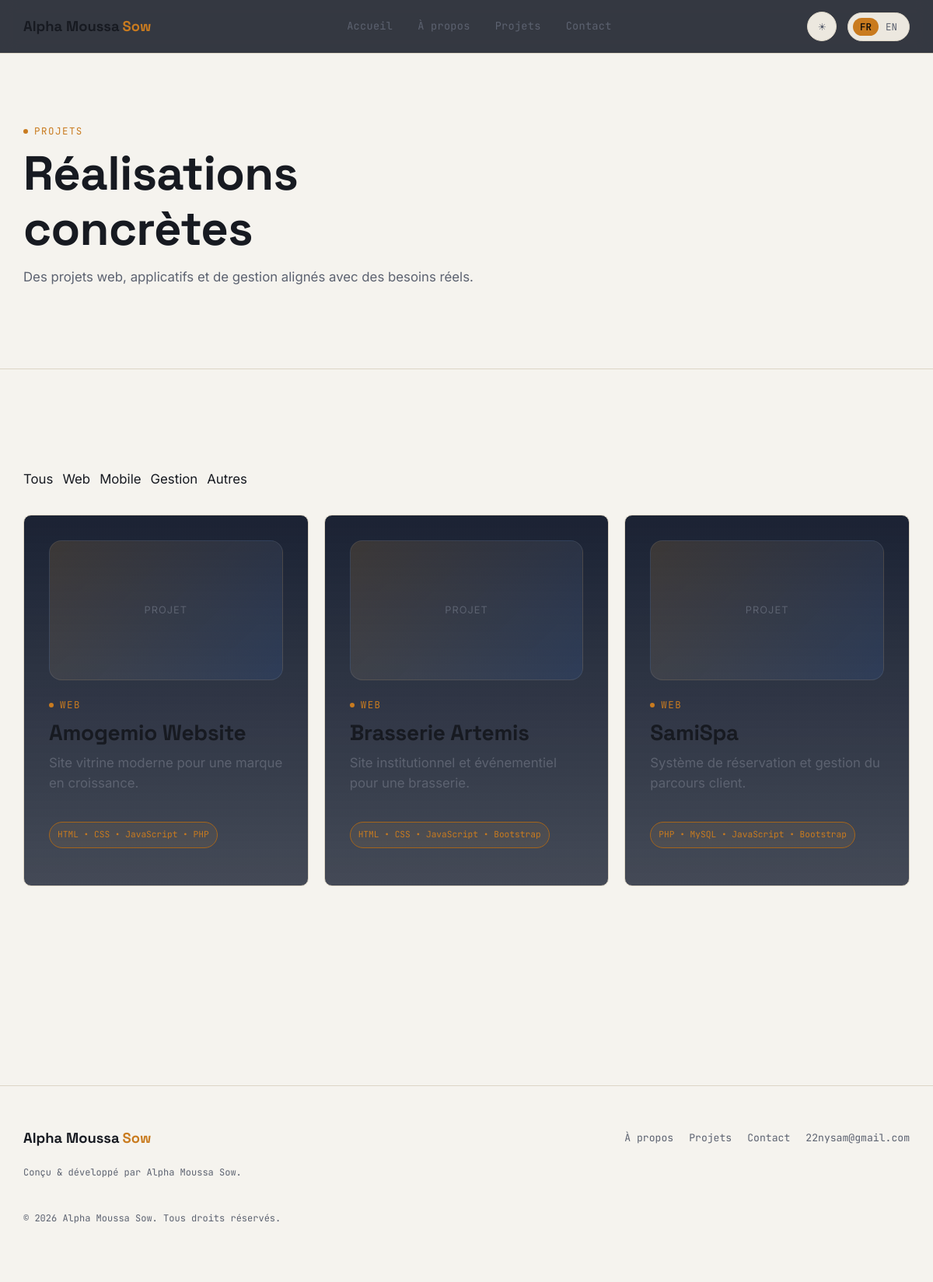
The app's page /projects/index.php?category=Web with its own data.
### tables this page shows
CREATE TABLE IF NOT EXISTS projects (
    id INT UNSIGNED AUTO_INCREMENT PRIMARY KEY,
    title VARCHAR(150) NOT NULL,
    slug VARCHAR(180) NOT NULL UNIQUE,
    category ENUM('Web', 'Mobile', 'Gestion', 'Autres') NOT NULL,
    short_description TEXT NOT NULL,
    description TEXT NOT NULL,
    technologies TEXT DEFAULT NULL,
    project_url VARCHAR(255) DEFAULT NULL,
    github_url VARCHAR(255) DEFAULT NULL,
    image_path VARCHAR(255) DEFAULT NULL,
    status ENUM('draft', 'published') NOT NULL DEFAULT 'draft',
    featured TINYINT(1) NOT NULL DEFAULT 0,
    created_at TIMESTAMP DEFAULT CURRENT_TIMESTAMP,
    updated_at TIMESTAMP DEFAULT CURRENT_TIMESTAMP ON UPDATE CURRENT_TIMESTAMP
);

### includes/Validator.php (called while the page is built, shortened)
<?php
class Validator
{
    private array $data = [];
    private array $validated = [];
    public function __construct(array $data = [])
    {
        $this->data = $data;
    }
    public static function make(array $data): self
    {
        return new self($data);
    }
    public function validate(array $schema): bool
    {
        $this->errors = [];
        $this->validated = [];
        foreach ($schema as $field => $rulesString) {
            $value = $this->data[$field] ?? null;
            $currentVal = $value;
            $hasError = false;
            if (!$hasError) {
                $this->validated[$field] = $currentVal;
            }
        }
        return empty($this->errors);
    }
    public function get(string $key, mixed $default = null): mixed
    {
        return $this->validated[$key] ?? $default;
    }
}

### projects/index.php (the view, shortened to what this page needs)
<?php
$validCategories = array_merge(['all'], ALLOWED_CATEGORIES);
$queryValidator = Validator::make($_GET);
$queryValidator->validate([
    'category' => 'nullable|in:' . implode(',', $validCategories),
]);
$categoryFilter = (string) $queryValidator->get('category', 'all');
$projects = [];
try {
    $pdo = getDbConnection();
    $sql = 'SELECT * FROM projects WHERE status = :status';
    $params = ['status' => 'published'];
    if ($categoryFilter !== 'all') {
        $sql .= ' AND category = :category';
        $params['category'] = $categoryFilter;
    }
    $sql .= ' ORDER BY featured DESC, created_at DESC';
    $stmt = $pdo->prepare($sql);
    $stmt->execute($params);
    $projects = $stmt->fetchAll();
} catch (Throwable $e) {
    $projects = [];
    $dbError = 'Impossible de charger les projets.';
}
?>
<!doctype html>
<html lang="fr">
<head>
    <link rel="stylesheet" href="../css/tokens.css" />
    <link rel="stylesheet" href="../css/base.css" />
    <link rel="stylesheet" href="../css/components.css" />
    <link rel="stylesheet" href="../css/pages.css" />
</head>
<body>
    <div data-include="header"></div>
    <main id="main">
        <section class="page-hero">
            <div class="container">
                <div class="section-head reveal reveal-up">
                    <span class="eyebrow">Projets</span>
                    <h1>Réalisations concrètes</h1>
                    <p class="text-dim">Des projets web, applicatifs et de gestion alignés avec des besoins réels.</p>
                </div>
            </div>
        </section>
        <section class="projects-shell">
            <div class="container">
                <div class="filter-bar reveal reveal-up" style="display:flex; flex-wrap:wrap; gap:0.75rem; margin-bottom: 2rem;">
                    <?php foreach (['all', 'Web', 'Mobile', 'Gestion', 'Autres'] as $filter): ?>
                        <a class="filter-chip <?= ($categoryFilter === $filter) ? 'active' : ''; ?>" href="?category=<?= htmlspecialchars($filter, ENT_QUOTES, 'UTF-8'); ?>">
                            <?= $filter === 'all' ? 'Tous' : htmlspecialchars($filter, ENT_QUOTES, 'UTF-8'); ?>
                        </a>
                    <?php endforeach; ?>
                </div>
                <?php if ($projects): ?>
                    <div class="project-grid" style="display:grid; grid-template-columns: repeat(auto-fit, minmax(280px, 1fr)); gap:1.25rem;">
                        <?php foreach ($projects as $project): ?>
                            <article class="story-card reveal reveal-up" style="height:100%;">
                                <div class="project-image" style="margin-bottom: 1rem; min-height: 180px; border-radius: 16px; background: linear-gradient(135deg, rgba(232,163,61,0.15), rgba(59,130,246,0.12)); border: 1px solid rgba(255,255,255,0.08); display:flex; align-items:center; justify-content:center; color: var(--text-dim); font-size: 0.8rem; letter-spacing: 0.08em; text-transform: uppercase; overflow:hidden;">
                                    <?php if (!empty($project['image_path'])): ?>
                                        <img src="../<?= htmlspecialchars($project['image_path'], ENT_QUOTES, 'UTF-8'); ?>" alt="<?= htmlspecialchars($project['title'], ENT_QUOTES, 'UTF-8'); ?>" style="width:100%; height:100%; object-fit:cover; display:block;" />
                                    <?php else: ?>
                                        <span>Projet</span>
                                    <?php endif; ?>
                                </div>
                                <span class="eyebrow"><?= htmlspecialchars($project['category'], ENT_QUOTES, 'UTF-8'); ?></span>
                                <h3 style="margin-top:0.5rem; margin-bottom:0.6rem;"><?= htmlspecialchars($project['title'], ENT_QUOTES, 'UTF-8'); ?></h3>
                                <p class="text-dim" style="margin-bottom:1rem;"><?= htmlspecialchars($project['short_description'], ENT_QUOTES, 'UTF-8'); ?></p>
                                <?php if (!empty($project['technologies'])): ?>
                                    <div class="mini-stat" style="margin-bottom: 1rem;">
                                        <?= htmlspecialchars(str_replace(',', ' • ', $project['technologies']), ENT_QUOTES, 'UTF-8'); ?>
                                    </div>
                                <?php endif; ?>
                            </article>
                        <?php endforeach; ?>
                    </div>
                <?php endif; ?>
            </div>
        </section>
    </main>
    <div data-include="footer"></div>
</body>
</html>

### css/tokens.css (style rules this page uses)
:root { --bg: #0A0F1C; --surface: #121A2C; --surface-2: #182238; --line: #24304A; --text: #E9EDF6; --text-dim: #8D97AE; --accent: #E8A33D; --accent-dim: #B9822E; --success: #4CAF7D; --danger: #E2604F; --focus-ring: #E8A33D; --font-display: "Space Grotesk", "Helvetica Neue", sans-serif; --font-body: "Inter", "Helvetica Neue", sans-serif; --font-mono: "JetBrains Mono", "SF Mono", monospace; --fs-eyebrow: clamp(0.7rem, 0.66rem + 0.2vw, 0.78rem); --fs-body: clamp(0.98rem, 0.95rem + 0.15vw, 1.05rem); --fs-lg: clamp(1.15rem, 1.1rem + 0.3vw, 1.35rem); --fs-h3: clamp(1.4rem, 1.3rem + 0.6vw, 1.8rem); --fs-h2: clamp(1.9rem, 1.6rem + 1.3vw, 2.6rem); --fs-h1: clamp(2.4rem, 1.9rem + 2.6vw, 4.2rem); --space-1: 0.25rem; --space-2: 0.5rem; --space-3: 0.85rem; --space-4: 1.25rem; --space-5: 2rem; --space-6: 3.25rem; --space-7: 5.25rem; --space-8: 8rem; --max-w: 1180px; --radius: 10px; --radius-sm: 6px; --border: 1px solid var(--line); --ease: cubic-bezier(0.22, 1, 0.36, 1); --dur-fast: 180ms; --dur-med: 420ms; --dur-slow: 900ms; }
html[data-theme="light"] { --bg: #F5F3EE; --surface: #FFFFFF; --surface-2: #ECE8DF; --line: #DCD5C6; --text: #171A21; --text-dim: #5C6270; --accent: #C97B1F; --accent-dim: #A5651A; --success: #2E8B57; --danger: #D25646; --focus-ring: #C97B1F; }

### css/base.css (style rules this page uses)
*, *::before, *::after { box-sizing: border-box; }
html { scroll-behavior: smooth; }
body { margin: 0; background: var(--bg); color: var(--text); font-family: var(--font-body); font-size: var(--fs-body); line-height: 1.6; -webkit-font-smoothing: antialiased; }
a { color: inherit; text-decoration: none; }
h1, h2, h3, h4 { font-family: var(--font-display); line-height: 1.15; margin: 0 0 var(--space-3); letter-spacing: -0.01em; }
h1 { font-size: var(--fs-h1); }
h3 { font-size: var(--fs-h3); }
p { margin: 0 0 var(--space-4); color: var(--text); }
.container { max-width: var(--max-w); margin-inline: auto; padding-inline: var(--space-4); }
.eyebrow { font-family: var(--font-mono); font-size: var(--fs-eyebrow); letter-spacing: 0.12em; text-transform: uppercase; color: var(--accent); display: inline-flex; align-items: center; gap: var(--space-2); }
.eyebrow::before { content: ""; width: 6px; height: 6px; border-radius: 50%; background: var(--accent); display: inline-block; }
.text-dim { color: var(--text-dim); }
section { padding-block: var(--space-8); }
.section-head { max-width: 620px; margin-bottom: var(--space-6); }

### css/components.css (style rules this page uses)
.reveal { opacity: 0; transition: opacity var(--dur-slow) var(--ease), transform var(--dur-slow) var(--ease); }
.reveal-up { transform: translateY(28px); }
.reveal.is-visible { opacity: 1; transform: translate(0, 0); }

### css/pages.css (style rules this page uses)
.story-card { position: relative; background: linear-gradient(180deg, rgba(18, 26, 44, 0.96), rgba(18, 26, 44, 0.78)); border: var(--border); border-radius: var(--radius); padding: var(--space-5); overflow: hidden; transition: transform var(--dur-med) var(--ease), border-color var(--dur-med) var(--ease), box-shadow var(--dur-med) var(--ease); }
.story-card::before { content: ""; position: absolute; inset: auto -30% -50% auto; width: 180px; height: 180px; background: radial-gradient(circle, rgba(232, 163, 61, 0.28), transparent 70%); pointer-events: none; }
.story-card h3 { margin-top: var(--space-3); margin-bottom: var(--space-2); }
.mini-stat { display: inline-flex; margin-top: var(--space-4); padding: 7px 10px; border: 1px solid var(--accent-dim); border-radius: 999px; font-family: var(--font-mono); font-size: 0.7rem; color: var(--accent); background: rgba(232, 163, 61, 0.08); }
.page-hero { padding-block: var(--space-7) var(--space-6); border-bottom: var(--border); }
.page-hero h1 { margin-top: var(--space-2); }

### records on screen
projects: shows "PROJET", category "WEB", title "Amogemio Website", short_description "Site vitrine moderne pour une marque en croissance.", technologies "HTML • CSS • JavaScript • PHP"
projects: shows "PROJET", category "WEB", title "Brasserie Artemis", short_description "Site institutionnel et événementiel pour une brasserie.", technologies "HTML • CSS • JavaScript • Bootstrap"
projects: shows "PROJET", category "WEB", title "SamiSpa", short_description "Système de réservation et gestion du parcours client.", technologies "PHP • MySQL • JavaScript • Bootstrap"

### other values on screen
$filter "Web"
$filter "Mobile"
$filter "Gestion"
$filter "Autres"
